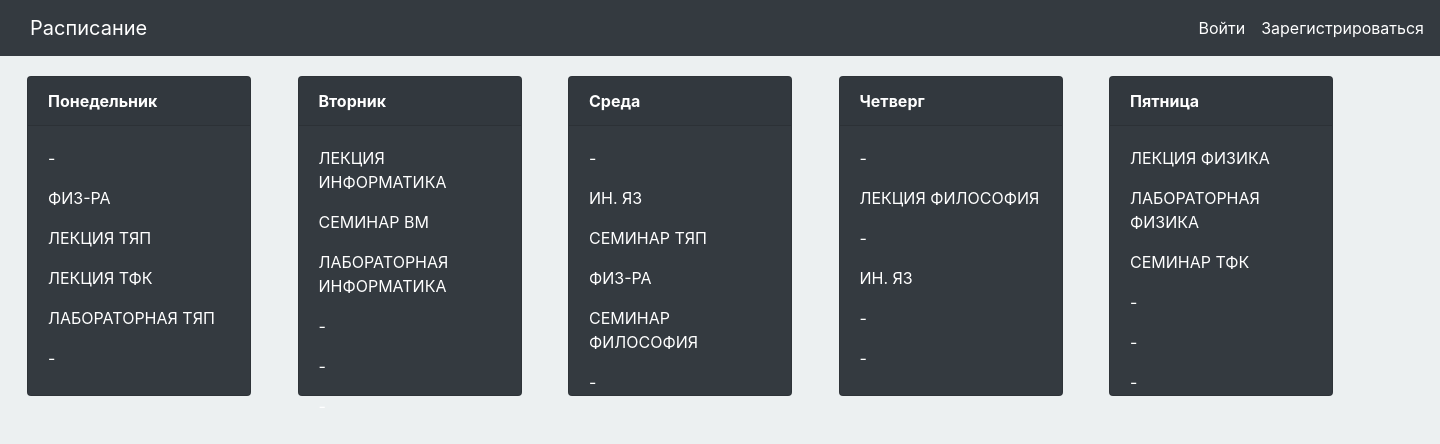
The page / on the database its author committed.
### flask_project/models.py (models this page shows, shortened)
class Raspisanie(db.Model):
    day = db.Column(db.String(255), primary_key=True, unique=True)
    day_1 = db.Column(db.String(255), nullable=True, default='Отсутсувует')
    day_2 = db.Column(db.String(255), nullable=True, default='Отсутсувует')
    day_3 = db.Column(db.String(255), nullable=True, default='Отсутсувует')
    day_4 = db.Column(db.String(255), nullable=True, default='Отсутсувует')
    day_5 = db.Column(db.String(255), nullable=True, default='Отсутсувует')
    day_6 = db.Column(db.String(255), nullable=True, default='Отсутсувует')

### flask_project/routes.py (the view)
@app.route('/')
def home():
	conn = sqlite3.connect('flask_project/site.db')
	c = conn.cursor()
	c.execute('SELECT * FROM raspisanie')
	all_rows = c.fetchall()
	return render_template('day.html', all_rows=all_rows)

### flask_project/templates/day.html
{% extends "layout.html" %}
{% block content %}
{% for data in all_rows %}
<div class="card-deck d-inline-block", style="margin-top: 20px; margin-right: 0px; margin-left: 12px">
	<div class="card mb-3 text-white bg-dark" style="width: 14rem; height: 20rem">
		<div class="card-header" style="font-weight: bold;">{{ data[0] }}</div>
  		<div class="card-body">
  			<p class="card-text">{{ data[1] }}</p>
  			<p class="card-text">{{ data[2] }}</p>
 	 		<p class="card-text">{{ data[3] }}</p>
 	 		<p class="card-text">{{ data[4] }}</p>
 			<p class="card-text">{{ data[5] }}</p>
  			<p class="card-text">{{ data[6] }}</p>
  		</div>
	</div>
</div>
{% endfor %}
{% endblock %}

### flask_project/templates/layout.html (shortened to what this page needs)
<link rel="stylesheet" href="https://stackpath.bootstrapcdn.com/bootstrap/4.1.3/css/bootstrap.min.css">
<link rel="stylesheet" type="text/css" href="{{ url_for('static', filename='style.css') }}">
<body style="background-color: #ECF0F1;">
<nav class="navbar navbar-expand-lg navbar-light bg-dark">
  <a class="navbar-brand mr-4" style="color:white; margin-left: 1%;" href="{{ url_for('home') }}">Расписание</a>
   <div class="collapse navbar-collapse" id="navbarToggle">
   <div class="navbar-nav">
    {% if current_user.is_authenticated %}
        <a class="nav-item nav-link" style="color:white; margin-left: 680%" href="{{ url_for('edit') }}">Изменить</a>
        <a class="nav-item nav-link" style="color:white" href="{{ url_for('logout') }}">Выйти</a>
    {% else %}
    	<a class="nav-item nav-link" style="color:white; margin-left: 422%" href="{{ url_for('login') }}">Войти</a>
		<a class="nav-item nav-link" style="color:white" href="{{ url_for('registration') }}">Зарегистрироваться</a>
    </div>
    {% endif %}
    </div>
</nav>
{% block content %} {% endblock %}
</body>

### rows shown on the page
Raspisanie: day "Понедельник", day_1 "-", day_2 "ФИЗ-РА", day_3 "ЛЕКЦИЯ ТЯП", day_4 "ЛЕКЦИЯ ТФК", day_5 "ЛАБОРАТОРНАЯ ТЯП", day_6 "-"
Raspisanie: day "Вторник", day_1 "ЛЕКЦИЯ ИНФОРМАТИКА", day_2 "СЕМИНАР ВМ", day_3 "ЛАБОРАТОРНАЯ ИНФОРМАТИКА", day_4 "-", day_5 "-"
Raspisanie: day "Среда", day_1 "-", day_2 "ИН. ЯЗ", day_3 "СЕМИНАР ТЯП", day_4 "ФИЗ-РА", day_5 "СЕМИНАР ФИЛОСОФИЯ", day_6 "-"
Raspisanie: day "Четверг", day_1 "-", day_2 "ЛЕКЦИЯ ФИЛОСОФИЯ", day_3 "-", day_4 "ИН. ЯЗ", day_5 "-", day_6 "-"
Raspisanie: day "Пятница", day_1 "ЛЕКЦИЯ ФИЗИКА", day_2 "ЛАБОРАТОРНАЯ ФИЗИКА", day_3 "СЕМИНАР ТФК", day_4 "-", day_5 "-", day_6 "-"
